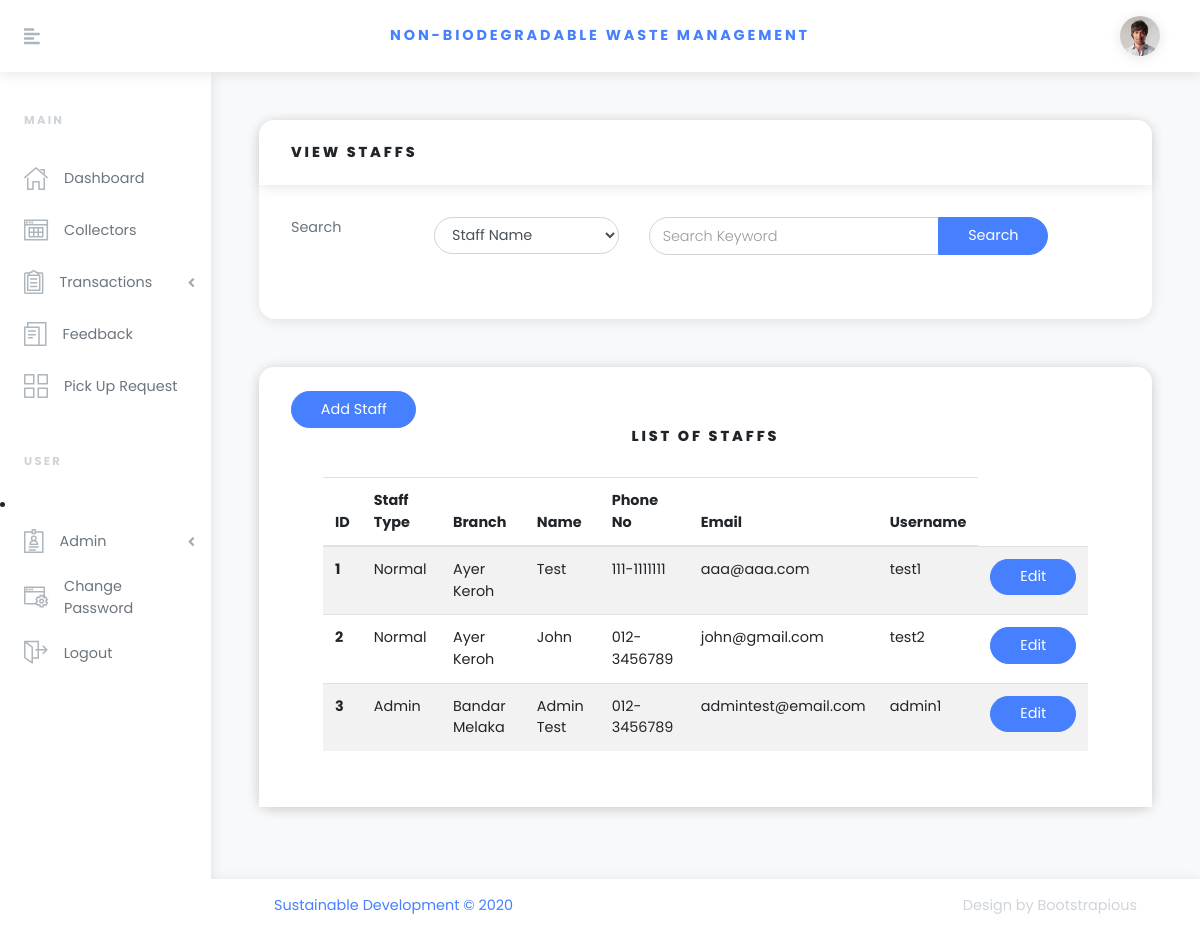
Before: /viewstaffs.php (signed in) with the older database file.
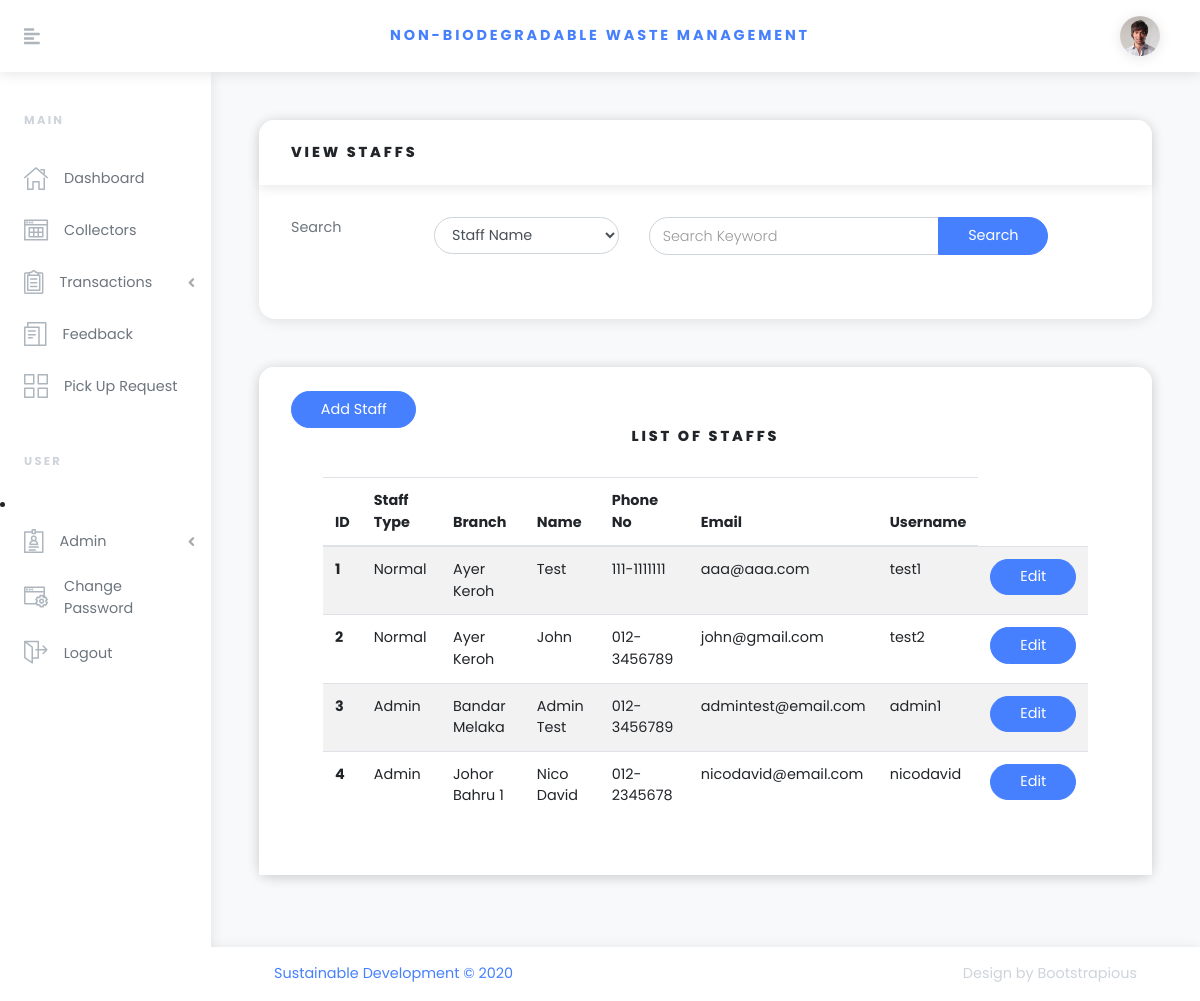
After: the same page with the newer database file.
### tables this page shows
CREATE TABLE `staff` (
  `id` int(20) NOT NULL AUTO_INCREMENT,
  `cp_id` int(20) DEFAULT NULL,
  `name` varchar(50) NOT NULL,
  `email` varchar(400) DEFAULT NULL,
  `contact_no` varchar(20) DEFAULT NULL,
  `staff_username` varchar(20) DEFAULT NULL,
  `password` varchar(200) DEFAULT NULL,
  `type` varchar(20) DEFAULT 'Normal',
  PRIMARY KEY (`id`)
);

CREATE TABLE `collection_point` (
  `id` int(20) NOT NULL AUTO_INCREMENT,
  `name` varchar(200) NOT NULL,
  `phone_no` varchar(20) DEFAULT NULL,
  `fax_no` varchar(20) DEFAULT NULL,
  `social_media_tag` char(100) DEFAULT NULL,
  `address` varchar(300) DEFAULT NULL,
  `state` varchar(50) DEFAULT NULL,
  PRIMARY KEY (`id`)
);

### model/connection.php (called while the page is built, shortened)
<?php
class Connection
{
  private $mysqli = null;
  public function connect()
  {
    $this->mysqli = new mysqli(self::DB_HOST, self::DB_USER, self::DB_PASSWORD, self::DB_NAME);
    if ($this->mysqli->connect_errno)
    {
      echo $this->mysqli->connect_errno;
      echo $this->mysqli->connect_error;
      return false;
    }
    else
    {
      return true;
    }
  }
  public function query($str)
  {
    if ($result = $this->mysqli->query($str))
    {
      return $result->fetch_all(MYSQLI_ASSOC);
    }
    else
    {
      echo $this->mysqli->connect_errno;
      echo $this->mysqli->error;
      return array();
    }
  }
}
?>

### model/model.php (called while the page is built, shortened)
<?php
require_once 'connection.php';
class Model
{
  private static function generate_array($result)
  {
    $array = array();
    foreach ($result as $entry)
    {
      $var = new $class();
      $var->set_data($entry);
      array_push($array, $var);
    }
    return $array;
  }
  public static function all()
  {
    $result = $GLOBALS['connection']->query("SELECT * FROM ".static::TABLE_NAME);
    return static::generate_array($result);
  }
  public static function find($cond = '*')
  {
    $query = "SELECT * FROM ".static::TABLE_NAME." WHERE ".$cond." LIMIT 1 OFFSET 0";
    $result = $GLOBALS['connection']->query($query);
    if (count($result) == 0)
    {
      return null;
    }
    else
    {
      $array = static::generate_array($result);
      return $array[0];
    };
  }
  public static function get($id)
  {
    $query = "SELECT * FROM ".static::TABLE_NAME." WHERE id = ".$id;
    $result = $GLOBALS['connection']->query($query);
    if (count($result) > 0)
    {
      $var = new $class();
      $var->set_data($result[0]);
      return $var;
    }
    else
    {
      return null;
    }
  }
}
?>

### model/staff.php (called while the page is built, shortened)
<?php
require_once "model.php";
Class Staff extends Model
{
  public function __construct()
  {
    $this->data = ["id" => 0, "cp_id" => 0, "name" => "", "email" => "", "contact_no" => "", "staff_username" => "", "password" => "", "type" => ""];
  }
  public function get_id()
  {
    return $this->data['id'];
  }
  public function get_cp_id()
  {
    return $this->data['cp_id'];
  }
  public function get_name()
  {
    return $this->data['name'];
  }
  public function get_email()
  {
    return $this->data['email'];
  }
  public function get_contact_no()
  {
    return $this->data['contact_no'];
  }
  public function get_staff_username()
  {
    return $this->data['staff_username'];
  }
  public function get_type()
  {
    return $this->data['type'];
  }
  public function set_data($source)
  {
    $this->data['id'] = intval($source['id']);
    $this->data['cp_id'] = intval($source['cp_id']);
    $this->data['name'] = $source['name'];
    $this->data['email'] = $source['email'];
    $this->data['contact_no'] = $source['contact_no'];
    $this->data['staff_username'] = $source['staff_username'];
	$this->data['type'] = $source['type'];
  }
}
?>

### model/collection_point.php (called while the page is built, shortened)
<?php
require_once "model.php";
Class Collection_Point extends Model
{
  public function __construct()
  {
    $this->data = ["id" => 0, "name" => "", "phone_no" => "", "fax_no" => "", "social_media_tag" => "", "address" => "", "state" => ""];
  }
  public function get_name()
  {
    return $this->data['name'];
  }
  public function set_data($source)
  {
    $this->data['name'] = $source['name'];
  }
}
?>

### viewstaffs.php (the view, shortened to what the rows shown need)
<!DOCTYPE html>
<!DOCTYPE html>
<html>
<head>
    <link rel="stylesheet" href="vendor/bootstrap/css/bootstrap.min.css">
    <link rel="stylesheet" href="https://use.fontawesome.com/releases/v5.3.1/css/all.css">
    <link rel="stylesheet" href="css/orionicons.css">
    <link rel="stylesheet" href="css/style.default.css" id="theme-stylesheet">
    <link rel="stylesheet" href="css/custom.css">
</head>
<body>
    <?php include("header.php"); ?>
    <div class="d-flex align-items-stretch">
        <?php include("sidebar.php"); ?>
        <div class="page-holder w-100 d-flex flex-wrap">
            <div class="container-fluid px-xl-5">
                <section class="py-5">
                    <div class="row">
                        <div class="col-lg-12 mb-4" style="margin: auto">
                            <div class="card">
                                <div class="card-header">
                                    <div class="card-body">
                                        <table class="table table-striped table-hover card-text" id="transaction_table">
                                            <thead>
                                                <tr>
                                                    <th>ID</th>
                                                    <th>Staff Type</th>
                                                    <th>Branch</th>
                                                    <th>Name</th>
                                                    <th>Phone No</th>
                                                    <th>Email</th>
                                                    <th>Username</th>
                                                </tr>
                                            </thead>
                                            <tbody>
                                                <?php
                                                $items = array();
                                                if (isset($_SESSION["search_result"])) {
                                                    $items = unserialize(serialize($_SESSION["search_result"]));
                                                    $_SESSION["search_result"] = null;
                                                } else {
                                                    $items = Staff::all();
                                                }
                                                foreach ($items as $item) {
                                                    $item_id = $item->get_id();
                                                    echo "<tr>";
                                                    echo "<th scope=\"row\">" . $item_id . "</th>";
                                                    echo "<td>" . $item->get_type() . "</td>";
                                                    $branch_id = $item->get_cp_id();
                                                    $branch = Collection_Point::find("id=" . $branch_id);
                                                    echo "<td>" . $branch->get_name() . "</td>";
                                                    echo "<td>" . $item->get_name() . "</td>";
                                                    echo "<td>" . $item->get_contact_no() . "</td>";
                                                    echo "<td>" . $item->get_email() . "</td>";
                                                    echo "<td>" . $item->get_staff_username() . "</td>";
                                                    echo "<form>";
                                                    echo "<td><button type='submit' class='btn btn-primary' name='edit' formmethod='post' formaction='editstaff.php'>Edit</button></td>";
                                                    echo "</form>";
                                                    echo "</tr>";
                                                }
                                                ?>
                                            </tbody>
                                        </table>
                                    </div>
                                </div>
                            </div>
                        </div>
                    </div>
                </section>
            </div>
            <?php include("footer.php"); ?>
        </div>
    </div>
</body>
</html>

Changed rows visible on the page:
added staff: id "4", type "Admin", collection_point.name "Johor Bahru 1", name "Nico David", contact_no "012-2345678", email "nicodavid@email.com", staff_username "nicodavid"
